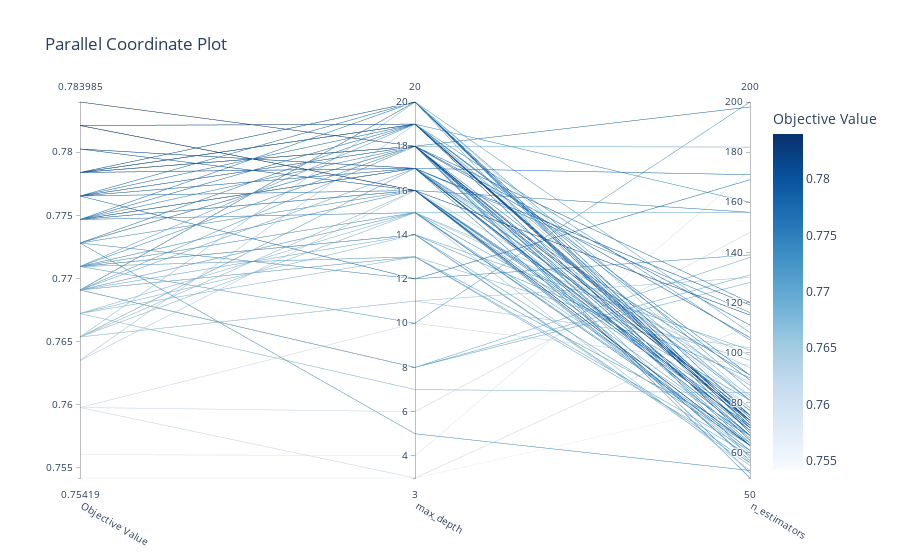

Notebook source saved alongside this figure:
### Code cell
# 2. Parallel Coordinate Plot

plot_parallel_coordinate(study).show()
